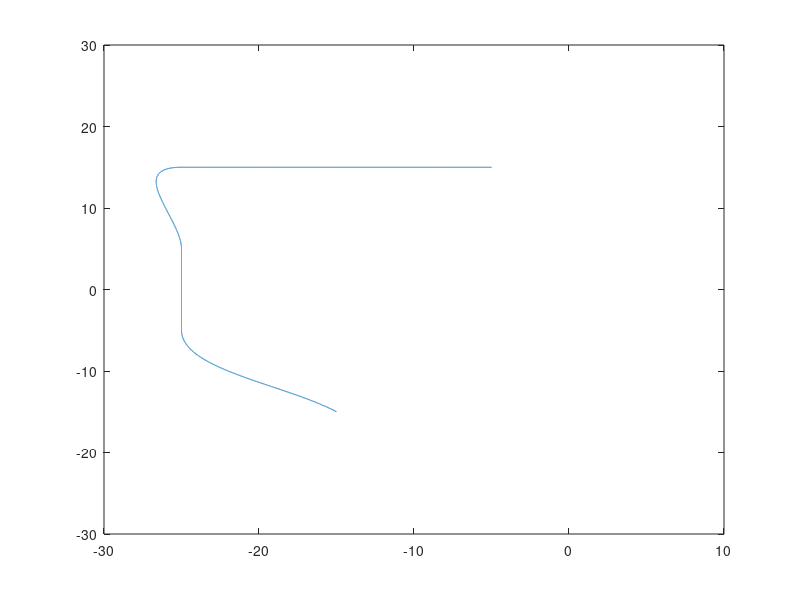

MATLAB code to generate this figure: (Note: this script raises an error after producing the figure.)
%% initial 
clear all;
V_avg = 0.2;
V_max = 0.25;
W_max = 0.5;
S = 0;
A = 0;
deltaT = 0.02;
L = 0.4;  %length constant
theta_int = pi*3/4;
theta_final = 0;

X_int = -20;
Y_int = -20;
theta_int = 0; % unit:rad

X(1) = X_int;
Y(1) = Y_int;
theta(1) = theta_int;
%% goal set
goal_set = {[-15 -15],[-25 -5],[-25 5],[-25 15],[-15 15],[-5 15]};
[m,n] = size(goal_set);
goal_num = n;

%% planning_via_Cartesian
for i = 1:(n-1)
    P1 = goal_set{i};
    P2 = goal_set{i+1};
        
    X_i = P1(1);
    Y_i = P1(2);
%     if( i == 1)
%         theta_i = theta_int;
%     else
        theta_i = atan2((P2(2)-P1(2)),(P2(1)-P1(1)));
%     end

    X_f = P2(1);
    Y_f = P2(2);
    if(i == (n-1))
        theta_f = theta_final;
    else
        P3 = goal_set{i+2};
        theta_f = atan2((P3(2)-P2(2)),(P3(1)-P2(1)));
    end
    
    k = 10;
    ax = k * cos(theta_f) - 3 * X_f;
    ay = k * sin(theta_f) - 3 * Y_f;
    bx = k * cos(theta_i) + 3 * X_i;
    by = k * sin(theta_i) + 3 * Y_i;
    Xs = [X_f-X_i+ax+bx 3*X_i-ax-2*bx -3*X_i+bx X_i];
    Ys = [Y_f-Y_i+ay+by 3*Y_i-ay-2*by -3*Y_i+by Y_i];
    
    S_bk = S;
    for j = 1:1000
        S = S + sqrt((polyval(Xs,(j-1)/1000)-polyval(Xs,(j)/1000))^2 +(polyval(Ys,(j-1)/1000)-polyval(Ys,(j)/1000))^2 );
    end
    k = S-S_bk;
    ax = k * cos(theta_f) - 3 * X_f;
    ay = k * sin(theta_f) - 3 * Y_f;
    bx = k * cos(theta_i) + 3 * X_i;
    by = k * sin(theta_i) + 3 * Y_i;
    Xs = [X_f-X_i+ax+bx 3*X_i-ax-2*bx -3*X_i+bx X_i];
    Ys = [Y_f-Y_i+ay+by 3*Y_i-ay-2*by -3*Y_i+by Y_i];   
    
    A_bk = A;
    A = A + round(k/(V_avg * deltaT));
    if( i == n-1)
        for j = A_bk:A+2
            X_d(j + 1) = polyval(Xs,(j-A_bk)/(A-A_bk));
            Y_d(j + 1) = polyval(Ys,(j-A_bk)/(A-A_bk));
        end
    else
        for j = A_bk:A
            X_d(j + 1) = polyval(Xs,(j-A_bk)/(A-A_bk));
            Y_d(j + 1) = polyval(Ys,(j-A_bk)/(A-A_bk));
        end
    end
    
    
end

%% sim
figure(1)
plot(X_d,Y_d)
axis([-30 10 -30 30])
hold on
plot(-15,-15,'O');
plot(-25,-5,'O');
plot(-25,5,'O');
plot(-25,15,'O');
plot(-15,15,'O');
plot(-5,15,'X');
line([-20 -20],[0 10]);
line([10 10],[0 10]);
line([-20 10],[10 10]);
line([-20 10],[0 0]);
set(gca,'xtick',[-30:10:10]);
grid on;
pause(4)
for i = 1:A+1
   
    X_d_dot(i) = (X_d(i+1) - X_d(i))/deltaT;
    Y_d_dot(i) = (Y_d(i+1) - Y_d(i))/deltaT;
    theta_d(i) = atan2(Y_d_dot(i),X_d_dot(i));
    if(i > 1)
        if(theta_d(i) > theta_d(i-1) + pi)
            theta_d(i) = theta_d(i) - 2*pi;
        end
    end
    V_d(i) = sqrt((X_d_dot(i))^2+(Y_d_dot(i))^2);
    
end

for i = 1:A
    
    W_d(i) = (theta_d(i+1) - theta_d(i))/deltaT;
       
end

% ---------kinetic model control----------------

a = 1;
damp = 0.7;
k1 = 2*damp*a;
k3 = k1;


for t = 1:A
  
  if(mod(t,5) == 1)
  e_1(t) = (X_d(t) - X(t)) * cos(theta(t)) + (Y_d(t) - Y(t)) * sin(theta(t));
  e_2(t) = -(X_d(t) - X(t)) * sin(theta(t)) + (Y_d(t) - Y(t)) * cos(theta(t));
  e_3(t) = theta_d(t) - theta(t);
  
  k2 = (a^2 - W_d(t)^2) / V_d(t);
  
  u_1(t) = -k1 * e_1(t);
  %u_2(t) = -k2 * V_d(t) * sin(e_3(t)) * e_2(t) / e_3(t) - k3 * e_3(t);
  u_2(t) = -k2 *e_2(t) - k3 * e_3(t);  
  V_com(t) = V_d(t)*cos(e_3(t)) - u_1(t);
  W_com(t) = W_d(t) - u_2(t);  
  else
        V_com(t) = V_com(t-1);
        W_com(t) = W_com(t-1); 
  end
  
  if(abs(V_com(t)) >= V_max)
      V_com(t) = sign(V_com(t)) * V_max;
  end
  if(abs(W_com(t)) >= W_max)
      W_com(t) = sign(W_com(t)) * W_max;
  end  
  X(t+1) = X(t) + V_com(t) * cos(theta(t)) * deltaT;
  Y(t+1) = Y(t) + V_com(t) * sin(theta(t)) * deltaT;
  theta(t+1) = theta(t) + W_com(t) * deltaT;
  
%   plot(X(t+1),Y(t+1),'o');
  if(mod(t,40) == 1)
  line([X(t+1)+L*cos(theta(t+1)) X(t+1)+L*cos(theta(t+1)-150/360*2*pi)],[Y(t+1)+L*sin(theta(t+1)) Y(t+1)+L*sin(theta(t+1)-150/360*2*pi)]);
  line([X(t+1)+L*cos(theta(t+1)) X(t+1)+L*cos(theta(t+1)-210/360*2*pi)],[Y(t+1)+L*sin(theta(t+1)) Y(t+1)+L*sin(theta(t+1)-210/360*2*pi)]);
  line([X(t+1)+L*cos(theta(t+1)-210/360*2*pi) X(t+1)+L*cos(theta(t+1)-150/360*2*pi)],[Y(t+1)+L*sin(theta(t+1)-210/360*2*pi) Y(t+1)+L*sin(theta(t+1)-150/360*2*pi)]);
  pause(0.01);
  end
end